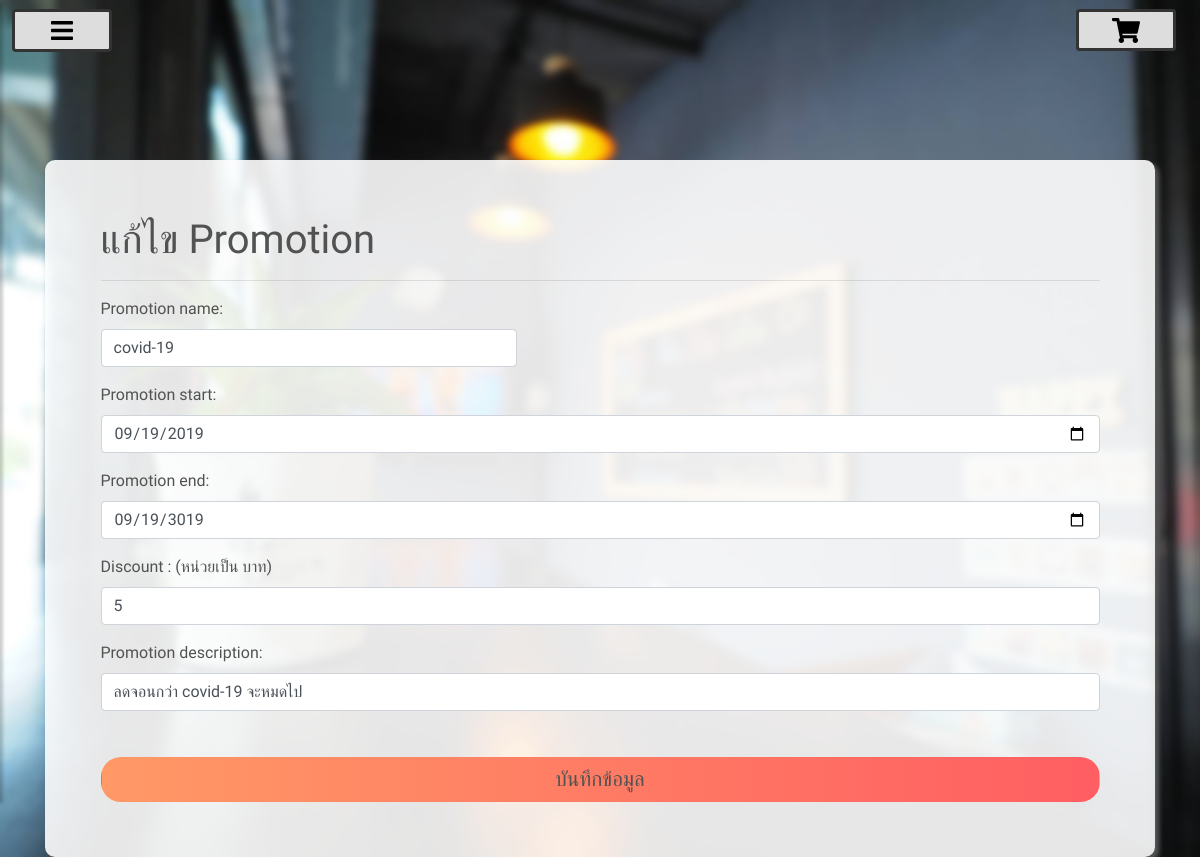
Page /managements/edit_pro/4/ (signed in) on the earlier database version.
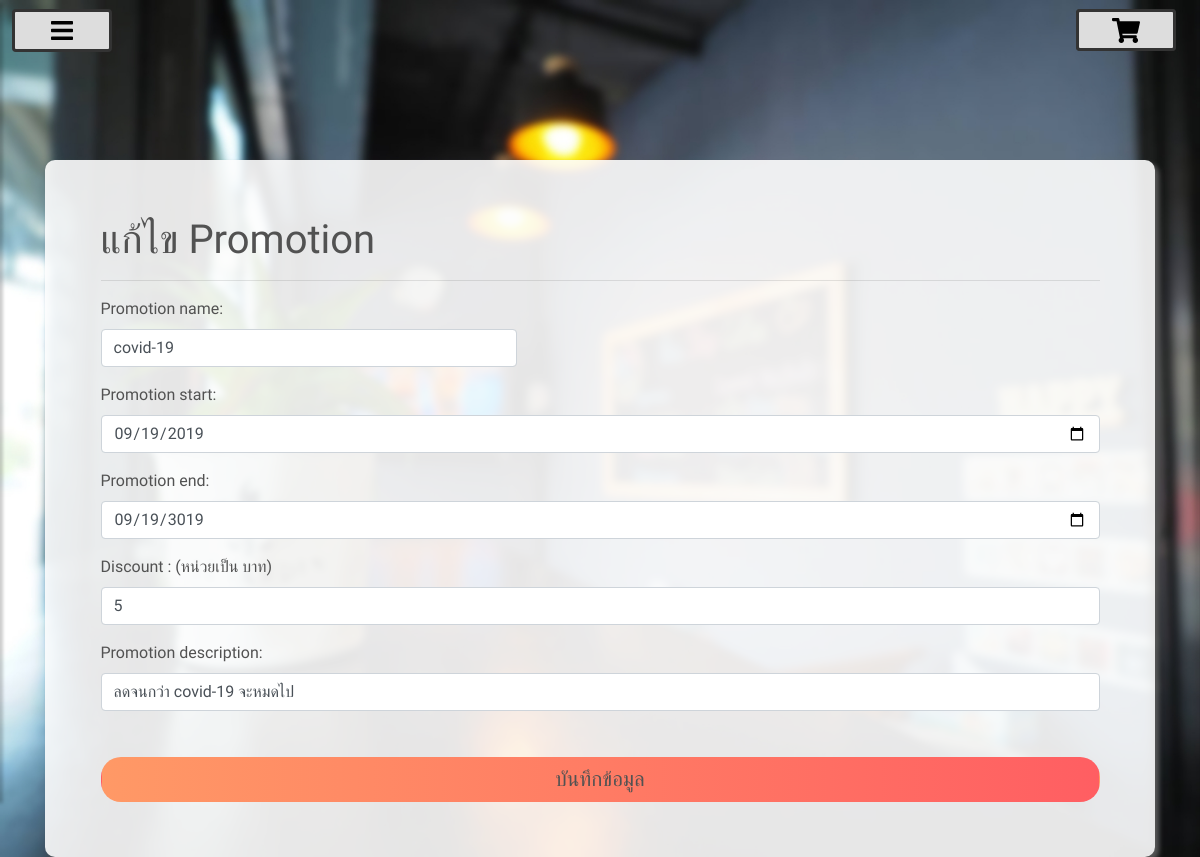
Same page on the later database version.
### product/models.py (models this page shows)
class Promotion(models.Model):
    name = models.CharField(max_length=255, default="")
    s_date = models.DateField()
    e_date = models.DateField()
    promo_desc = models.TextField()
    discount = models.IntegerField(default=0)
    promo_status = models.BooleanField(default=True)

### managements/views.py (the view)
# urls.py: path('edit_pro/<int:pk>/',views.edit_promotion, name='edit_promotion'),
@permission_required('product.change_promotion')
@login_required
def edit_promotion(request, pk):
    p = Promotion.objects.get(id=pk)
    form = PromotionForm(instance=p)
    if request.method == "POST":
        form = PromotionForm(request.POST,instance=p)
        if form.is_valid():
            form.save()
            return redirect('index')
    context={
        'form': form,
        'p':p,
    }
    return render(request, 'managements/add_promo.html', context)

### product/forms.py (shortened to what this page needs)
class PromotionForm(forms.ModelForm):
    name = forms.CharField(
        max_length=30,
        widget=forms.TextInput(attrs={ 'class' : 'form-control col-5', 'placeholder' : 'ชื่อของ Promotion' }),
        label='Promotion name:'
        )
    s_date =  forms.DateField(widget=forms.DateInput(
        attrs={'type':'date', 'class' : 'form-control col-12' ,'placeholder' : 'วันที่เริ่ม promotion'}),
        label='Promotion start:'
    )
    e_date =  forms.DateField(widget=forms.DateInput(
        attrs= {'type':'date', 'class' : 'form-control col-12' ,'placeholder' : 'วันที่หมด promotion'})
        ,label='Promotion end:'
    )
    discount = forms.CharField(max_length=10, widget=forms.TextInput(attrs={'type':'number', 'class' : 'form-control col-12' ,'placeholder' : 'ส่วนลดต่อเมนู(หน่วยเป็น บาท)'}),
        label='Discount : (หน่วยเป็น บาท)')
    promo_desc = forms.CharField(
        max_length=255,
        widget=forms.TextInput(attrs={ 'class' : 'form-control col-12' , 'placeholder' : 'คำอธิบาย Promotion' }),
        label='Promotion description:'
        )
    class Meta:
        model = Promotion
        fields = ('name','s_date','e_date','discount','promo_desc')

### managements/templates/managements/add_promo.html (shortened to what this page needs)
{% extends "base.html" %}
{% block content %}
<div class="container addfruit col-12">
    {% if p.id %}
            <form method="POST" action="{% url 'edit_promotion' pk=p.id %}" enctype="multipart/form-data">
            <h1>แก้ไข Promotion</h1>
        {% else %}
            <form method="POST" action="{% url 'add_promotion' %}" enctype="multipart/form-data">
            <h1>เพิ่ม Promotion</h1>
        {% endif %}
    <hr>
    <form method="POST" action="{% url 'add_promotion' %}">
        {% for field in form %}
        <div class="form-group">
            <label for="{{field.id_for_label}}">{{field.label}}</label>
            {{field}}
        </div>
        {% endfor %}
        <button class="btn col bottoncolor5" type="submit">บันทึกข้อมูล</button>
    </form>
</div>
{% endblock content %}

Differences in the rows shown:
changed Promotion "covid-19": promo_desc "ลดจอนกว่า covid-19 จะหมดไป" → "ลดจนกว่า covid-19 จะหมดไป"
